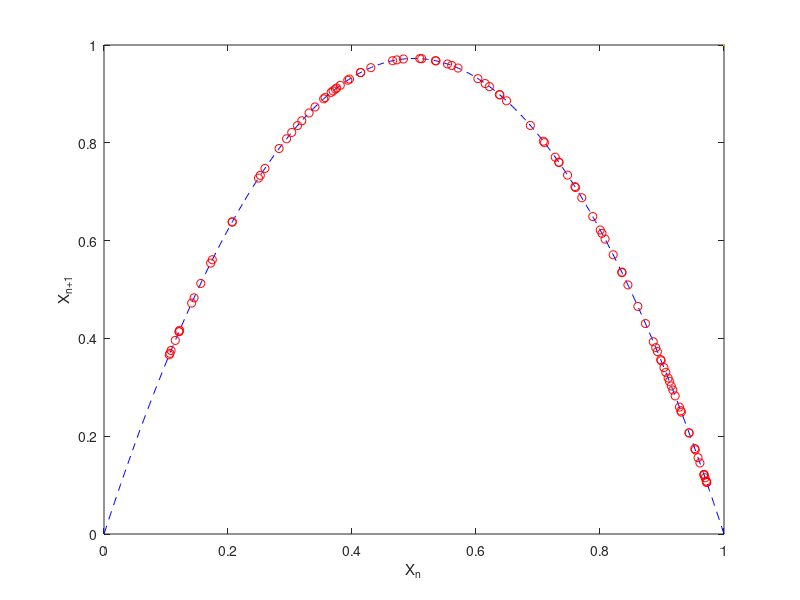

Write the MATLAB code that produced this figure.
clear all, close all, clc

x=linspace(0,1,300);
mu=3.89;

z(1)=0.1414;
z0=z(1);

for i = 1:300
    y(i)=mu*x(i)*(1-x(i));
end

plot(x,y,'--b',LineWidth=1)
hold on

for i = 1:101
    z(i+1)=mu*z(i)*(1-z(i));
end

for i = 1:100
    plot(z(i), z(i+1),'or',LineWidth=1)
    hold on
end
xlabel('X_n')
ylabel('X_{n+1}')